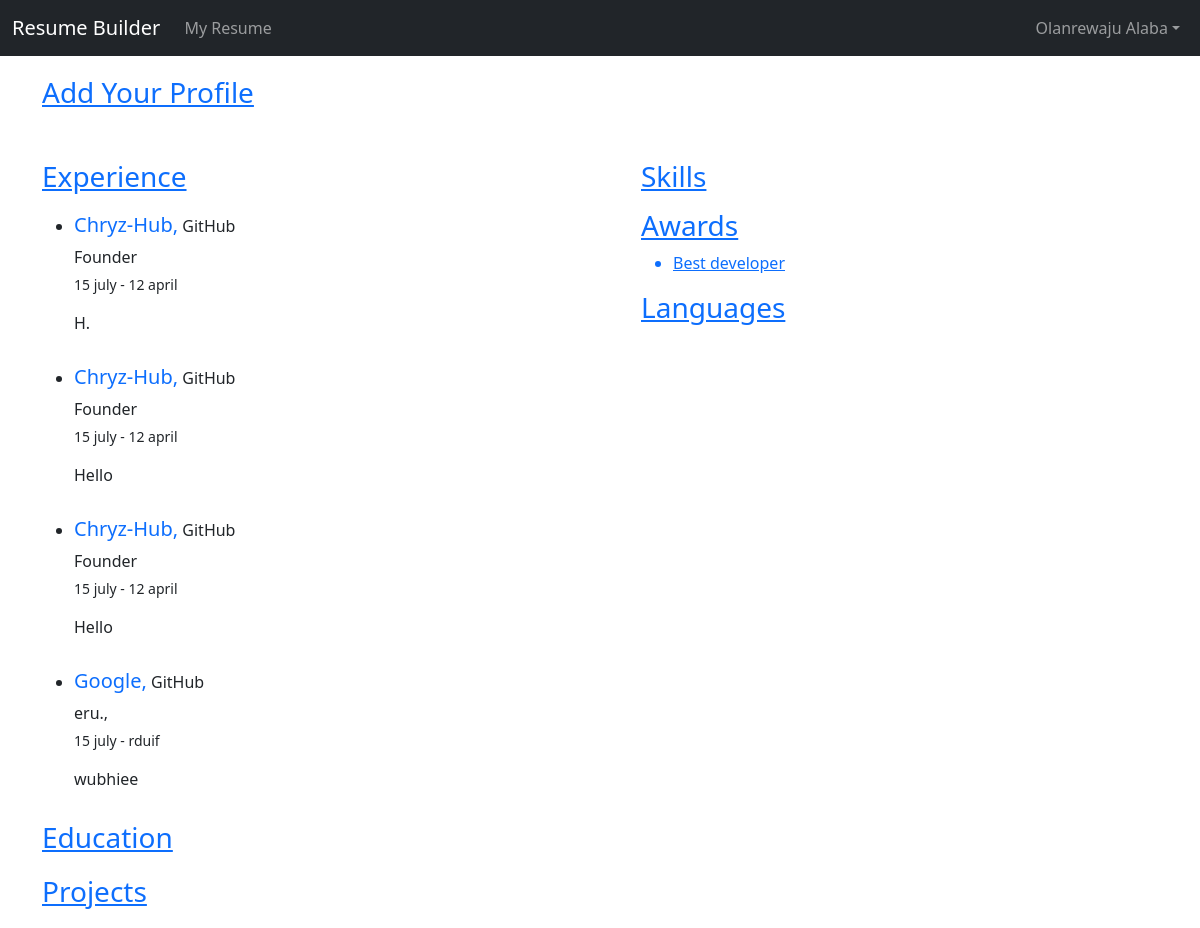
/resume (signed in), run on an earlier commit of the app's database.
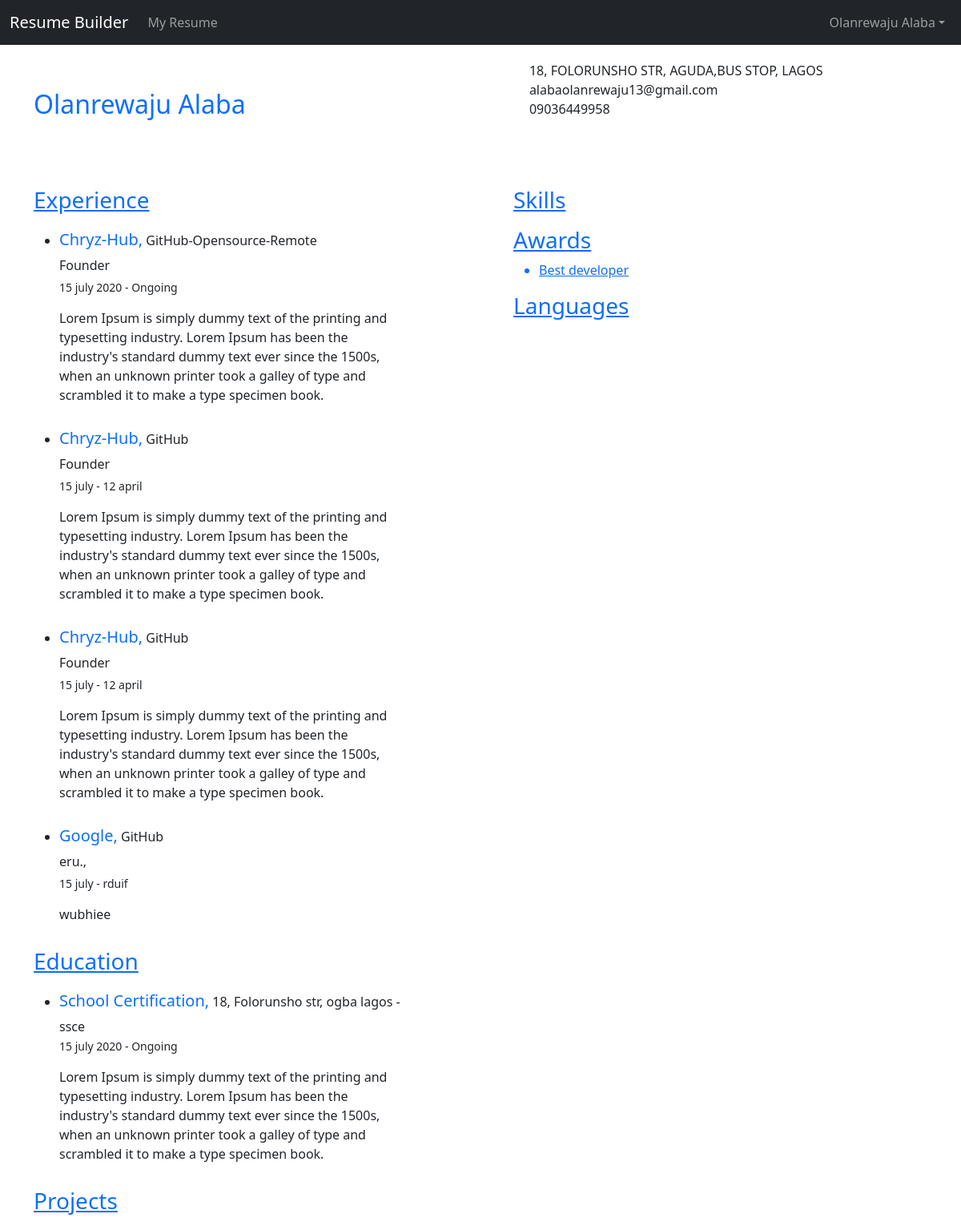
And on a later commit of the database.
### my_resume/models.py (models this page shows, shortened)
class Experience(models.Model):
    user = models.ForeignKey(User, on_delete = models.CASCADE)
    company_name = models.CharField(max_length=100)
    company_address = models.CharField(max_length=200)
    post_held = models.CharField(max_length=30)
    year_from = models.CharField(max_length=20)
    year_to = models.CharField(max_length=20)
    info = models.TextField()
    def __str__ (self):
        return self.company_name

class Awards(models.Model):
    user = models.ForeignKey(User, on_delete = models.CASCADE)
    award = models.CharField(max_length=40)
    def __str__ (self):
        return self.award

class Person(models.Model):
    name = models.CharField(max_length= 25)
    address = models.CharField(max_length=200)
    email = models.EmailField()
    mobile_number = models.CharField(max_length=12)
    def __str__ (self):
        return self.name

class Education(models.Model):
    user = models.ForeignKey(User, on_delete = models.CASCADE)
    school_name = models.CharField(max_length=30)
    school_address = models.CharField(max_length=150)
    degree = models.CharField(max_length=30)
    year_from = models.CharField(max_length=20)
    year_to = models.CharField(max_length=20)
    info = models.TextField()
    def __str__ (self):
        return self.school_name

### my_resume/views.py (the view)
# urls.py: path('resume', Resume, name='resume'),
@login_required(login_url='login')
def Resume(request):
    language  = Languages.objects.all()[:5]
    education = Education.objects.all()[:3]
    experience = Experience.objects.filter(user = request.user)
    person = Person.objects.all()
    skills = Skills.objects.all()[:5]
    awards = Awards.objects.all()[:5]
    projects = Project.objects.all()[:5]
    template = loader.get_template('resume.html')
    html = template.render( {'language':language, 'education':education, 'experience':
        experience, 'person': person, 'skills':skills, 'awards': awards, 'projects': projects})
    options = {
        'page-size':'Letter',
        'encoding':'UTF-8'
    }
    pdf = pdfkit.from_string(html, False, options)
    return render(request, 'resume.html', {'language':language, 'education':education, 'experience':
        experience, 'person': person, 'skills':skills, 'awards': awards, 'projects': projects})

### my_resume/templates/resume.html (shortened to what this page needs)
{% extends 'base.html' %}
{% block content %}
<div style="margin-top: 20px;">
    {% if person %}
<div style="margin-bottom: 60px;" class="row">
    <ul style="list-style: none;">
            {% for a_person in person %}
            <a href="{% url 'edit_user' a_person.pk %}"><h2 style="display: inline-block;"><li>{{ a_person }}</li></h2></a>
            <span style="display: inline-block; margin-left: 350px;">
                {{a_person.address}}<br>
                {{a_person.email }}<br>
                 {{ a_person.mobile_number }}
            </span>
        {% endfor %}
    </ul>
</div>
{% else %}
<a href="{% url 'create_user'%}"><h3 style="margin-bottom: 50px;">Add Your Profile</h3></a>
{% endif %}
</div>
<div class="row">
    <div class="col">
        <a href="{% url 'create_experience'%}"><h3 style="margin-bottom: 20px;">Experience</h3></a>
<ul>
    {% for an_experience in experience %}
    <a href="{% url 'edit_experience' an_experience.pk %}"><li style="padding-right: 50px;"><h5 style="display: inline-block;">{{ an_experience }},</h5></a> {{ an_experience.company_address }}</li>
    <p style="margin-bottom: 3px; font-weight: 500;">{{ an_experience.post_held }}</p>
    <small>{{ an_experience.year_from }} - {{ an_experience.year_to }}</small>
    <div style="padding-right: 50px; margin-top: 15px; margin-bottom: 30px;">
        {{ an_experience.info }}
    </div>
    {% endfor %}
</ul>
<a href="{% url 'create_education'%}"><h3 style="margin-bottom: 20px;">Education</h3></a>
<ul>
    {% for an_education in education %}
    <a href="{% url 'edit_education' an_education.pk %}"><li style="padding-right: 50px;"><h5 style="display: inline-block;">{{ an_education }},</h5></a> {{an_education.school_address }} - {{an_education.degree}}</li>
    <small>{{an_education.year_from }} - {{ an_education.year_to }}</small>
    <div style="padding-right: 50px; margin-top: 15px; margin-bottom: 30px;">
        {{ an_education.info }}
    </div>
    {% endfor %}
</ul>
<a href="{% url 'create_project'%}"><h3 style="margin-bottom: 20px;">Projects</h3></a>
</div>
<div style="padding-left: 70px;" class="col">
    <a href="{% url 'create_skills'%}"><h3>Skills</h3></a>
<a href="{% url 'create_award'%}"><h3>Awards</h3></a>
<ul>
    {% for a_award in awards %}
    <a href="{% url 'edit_award' a_award.pk %}"><li>{{ a_award }}</li>
    {% endfor %}
</ul>
<a href="{% url 'create_language'%}"><h3>Languages</h3></a>
</div>
</div>
    {% endblock %}

### my_resume/templates/base.html (shortened to what this page needs)
<!DOCTYPE html>
<html lang="en">
<head>
    <link href="https://cdn.jsdelivr.net/npm/bootstrap@5.0.1/dist/css/bootstrap.min.css" rel="stylesheet">
</head>
<body>
      <nav class="navbar navbar-expand-lg navbar-dark bg-dark">
        <div class="container-fluid">
            <a class="navbar-brand">Resume Builder</a>
            <div class="collapse navbar-collapse" id="navbarContent">
              {% if user.is_authenticated %}
                  <ul class="navbar-nav me-auto mb-2 mb-lg-0">
                      <li class="nav-item">
                          <a class="nav-link" href="{% url 'resume' %}">My Resume</a>
                      </li>
                  </ul>
                  <ul class="navbar-nav">
                    <li class="nav-item dropdown">
                        <a class="nav-link dropdown-toggle" href="#" id="navbarDropdown" role="button" data-bs-toggle="dropdown" aria-expanded="false">{{ user.first_name|title }} {{user.last_name|title }}</a>
                    </li>
                </ul>
              {% else %}
                  <ul class="navbar-nav me-auto mb-2 mb-lg-0">
                    <li class="nav-item">
                        <a class="nav-link" href="{% url 'login' %}">My Resume</a>
                    </li>
                </ul>
                {% endif %}
            </div>
        </div>
    </nav>
    <div class="container">
        {% block content %}
        {% endblock %}
    </div>
</body>
</html>

What changed in the data, as far as the page shows it:
added Person: name "Olanrewaju Alaba", address "18, FOLORUNSHO STR, AGUDA,BUS STOP, LAGOS", email "alabaolanrewaju13@gmail.com", mobile_number "09036449958"
changed Experience: company_address "GitHub" → "GitHub-Opensource-Remote"; year_from "15 july" → "15 july 2020"; year_to "12 april" → "Ongoing"; info "H." → "Lorem Ipsum is simply dummy text of the printing and typesetting industry. Lorem Ipsum has been the industry's standard dummy text ever since the 1500s, when an unknown printer took a galley of type and scrambled it to make a type specimen book."
changed Experience (number 2 of 4 on the later page): info "Hello" → "Lorem Ipsum is simply dummy text of the printing and typesetting industry. Lorem Ipsum has been the industry's standard dummy text ever since the 1500s, when an unknown printer took a galley of type and scrambled it to make a type specimen book."
changed Experience (number 3 of 4 on the later page): info "Hello" → "Lorem Ipsum is simply dummy text of the printing and typesetting industry. Lorem Ipsum has been the industry's standard dummy text ever since the 1500s, when an unknown printer took a galley of type and scrambled it to make a type specimen book."
added Education: school_name "School Certification", school_address "18, Folorunsho str, ogba lagos", degree "ssce", year_from "15 july 2020", year_to "Ongoing", info "Lorem Ipsum is simply dummy text of the printing and typesetting industry. Lorem Ipsum has been the industry's standard dummy text ever since the 1500s, when an unknown printer took a galley of type and scrambled it to make a type specimen book."
Also different on the page:
text no longer shown: "Add Your Profile"
